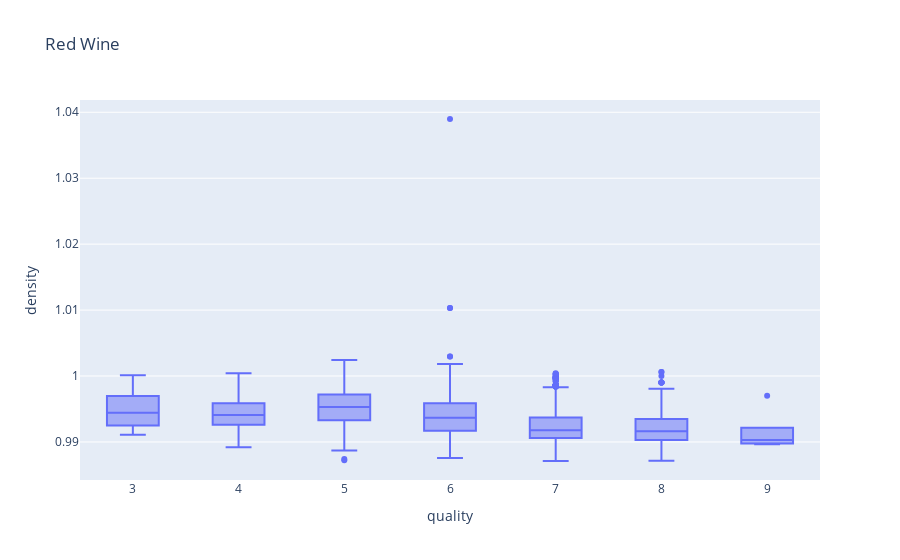

Notebook cell for this chart:
### Code cell
px.box(white_wine_data,x="quality",y="density",title="Red Wine")

### Figure 1 — Plotly figure (JSON) as saved in the notebook; plotly's stock layout.template omitted (floating-point values rounded to 4 significant figures; data arrays with more than 128 entries replaced by an {"elided": "..."} marker saying what was removed)
{"data": [{"alignmentgroup": "True", "hovertemplate": "quality=%{x}<br>density=%{y}<extra></extra>", "legendgroup": "", "marker": {"color": "#636efa"}, "name": "", "notched": false, "offsetgroup": "", "orientation": "v", "showlegend": false, "type": "box", "x": {"elided": "4898 int values"}, "x0": " ", "xaxis": "x", "y": {"elided": "4898 float values"}, "y0": " ", "yaxis": "y"}], "layout": {"boxmode": "group", "legend": {"tracegroupgap": 0}, "title": {"text": "Red Wine"}, "xaxis": {"anchor": "y", "domain": [0, 1], "title": {"text": "quality"}}, "yaxis": {"anchor": "x", "domain": [0, 1], "title": {"text": "density"}}}}
